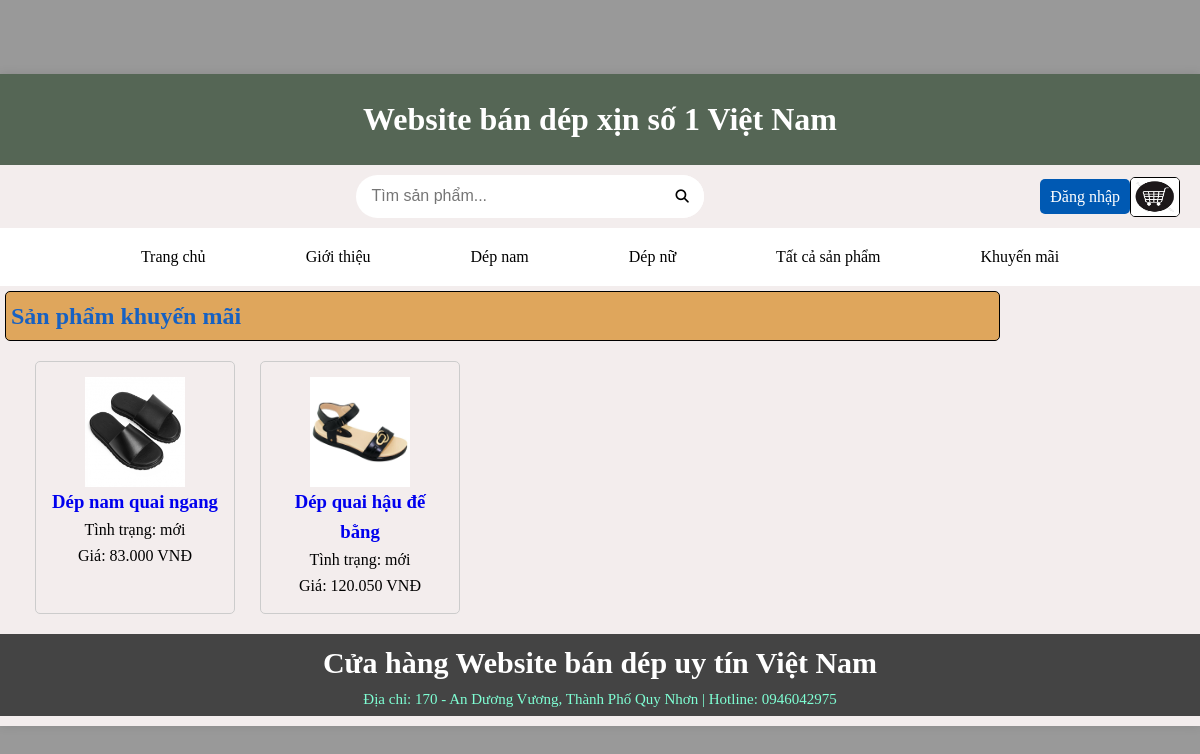
Screenshot of /index.php?page_layout=khuyenmai with the database file from the repository.
### tables this page shows
CREATE TABLE IF NOT EXISTS `sanpham` (
  `id_sp` int(11) UNSIGNED NOT NULL AUTO_INCREMENT,
  `id_dm` int(11) UNSIGNED NOT NULL,
  `ten_sp` varchar(255) NOT NULL,
  `anh_sp` varchar(255) NOT NULL,
  `gia_sp` varchar(255) NOT NULL,
  `tinh_trang` varchar(255) NOT NULL,
  `khuyen_mai` varchar(255) NOT NULL,
  `trang_thai` varchar(255) NOT NULL,
  `dac_biet` int(1) NOT NULL,
  `chi_tiet_sp` longtext NOT NULL,
  PRIMARY KEY (`id_sp`)
);

### chucnang/menungang/khuyenmai.php (the view, shortened to what this page needs)
<link rel="stylesheet" href="../../css/khuyenmai.css">
<div class="pr-block">
    <h2>Sản phẩm khuyến mãi</h2>
    <div class="prd-list">
        <?php
            $sql = "SELECT * FROM sanpham WHERE khuyen_mai = 'có' ";
            $query = mysqli_query($conn, $sql);
            while ($row = mysqli_fetch_array($query)){
        ?>
            <div class="prd-item">
                <a href="index.php?page_layout=chitietsp&id_sp=<?php echo $row['id_sp'] ?>"><img width="100px" height="110px" src="quantri/anh/<?php echo $row['anh_sp'] ?>" /></a>
                <h3><a href="index.php?page_layout=chitietsp&id_sp=<?php echo $row['id_sp'] ?>"><?php echo $row['ten_sp'] ?></a></h3>
                <p>Tình trạng: <?php echo $row['tinh_trang'] ?></p>
                <p class="price"><span>Giá: <?php echo $row['gia_sp'] ?> VNĐ</span></p>
            </div>
        <?php
            }
        ?>
    </div>
</div>

### css/trangchu.css (style rules this page uses)
* { padding: 0; margin: 0; box-sizing: border-box; }
body { font-size: 16px; background-color: #999; line-height: 1.6; }
.prd-list { display: flex; flex-wrap: wrap; justify-content: left; gap: 20px; margin-left: 35px; padding: 15px 0px; }
.prd-item { width: 200px; text-align: center; border: 1.5px solid #ccc; padding: 15px; border-radius: 5px; box-sizing: border-box; }

### css/khuyenmai.css (style rules this page uses)
.pr-block { width: 1000px; height: auto; }
.pr-block h2 { margin-left: 5px; border: 1px solid black; border-radius: 5px; background-color: rgb(223, 166, 92); padding: 5px; color: rgb(23, 97, 194); }
.prd-list { display: flex; flex-wrap: wrap; justify-content: left; gap: 25px; margin-left: 35px; padding: 20px 0; }
.prd-item h3 a { text-decoration: none; }

### chucnang/timkiem/timkiem.php (style rules this page uses)
* { box-sizing: border-box; }
body { display: flex; justify-content: center; align-items: center; }

### rows the page displays
sanpham: anh_sp (picture), ten_sp "Dép nam quai ngang", tinh_trang "mới", gia_sp "83.000"
sanpham: anh_sp (picture), ten_sp "Dép quai hậu đế bằng", tinh_trang "mới", gia_sp "120.050"
